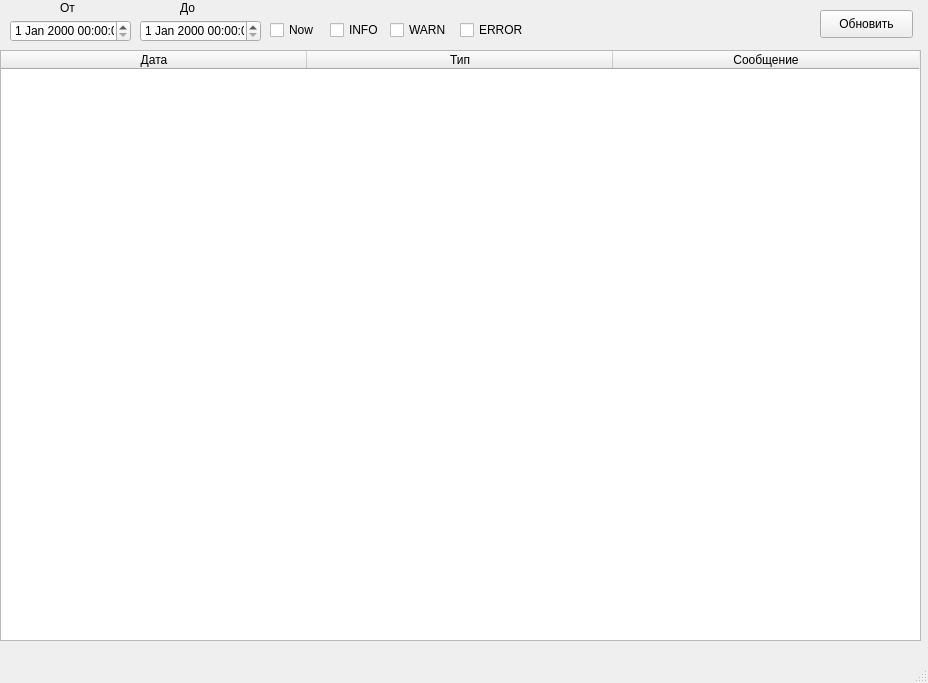
<?xml version="1.0" encoding="UTF-8"?>
<ui version="4.0">
 <class>MainWindow</class>
 <widget class="QMainWindow" name="MainWindow">
  <property name="geometry">
   <rect>
    <x>0</x>
    <y>0</y>
    <width>928</width>
    <height>683</height>
   </rect>
  </property>
  <property name="windowTitle">
   <string>MainWindow</string>
  </property>
  <widget class="QWidget" name="centralwidget">
   <widget class="QTableWidget" name="tbl_logs">
    <property name="geometry">
     <rect>
      <x>0</x>
      <y>50</y>
      <width>921</width>
      <height>591</height>
     </rect>
    </property>
    <attribute name="horizontalHeaderDefaultSectionSize">
     <number>306</number>
    </attribute>
    <attribute name="verticalHeaderVisible">
     <bool>false</bool>
    </attribute>
    <column>
     <property name="text">
      <string>Дата</string>
     </property>
    </column>
    <column>
     <property name="text">
      <string>Тип</string>
     </property>
    </column>
    <column>
     <property name="text">
      <string>Сообщение</string>
     </property>
    </column>
   </widget>
   <widget class="QDateTimeEdit" name="dttmStart">
    <property name="geometry">
     <rect>
      <x>10</x>
      <y>20</y>
      <width>121</width>
      <height>22</height>
     </rect>
    </property>
   </widget>
   <widget class="QDateTimeEdit" name="dttmEnd">
    <property name="geometry">
     <rect>
      <x>140</x>
      <y>20</y>
      <width>121</width>
      <height>22</height>
     </rect>
    </property>
   </widget>
   <widget class="QCheckBox" name="chk_now">
    <property name="geometry">
     <rect>
      <x>270</x>
      <y>20</y>
      <width>61</width>
      <height>20</height>
     </rect>
    </property>
    <property name="text">
     <string>Now</string>
    </property>
   </widget>
   <widget class="QCheckBox" name="chk_info">
    <property name="geometry">
     <rect>
      <x>330</x>
      <y>20</y>
      <width>61</width>
      <height>20</height>
     </rect>
    </property>
    <property name="text">
     <string>INFO</string>
    </property>
   </widget>
   <widget class="QCheckBox" name="chk_warn">
    <property name="geometry">
     <rect>
      <x>390</x>
      <y>20</y>
      <width>61</width>
      <height>20</height>
     </rect>
    </property>
    <property name="text">
     <string>WARN</string>
    </property>
   </widget>
   <widget class="QCheckBox" name="chk_error">
    <property name="geometry">
     <rect>
      <x>460</x>
      <y>20</y>
      <width>71</width>
      <height>20</height>
     </rect>
    </property>
    <property name="text">
     <string>ERROR</string>
    </property>
   </widget>
   <widget class="QPushButton" name="btn_refresh">
    <property name="geometry">
     <rect>
      <x>820</x>
      <y>10</y>
      <width>93</width>
      <height>28</height>
     </rect>
    </property>
    <property name="text">
     <string>Обновить</string>
    </property>
   </widget>
   <widget class="QLabel" name="label">
    <property name="geometry">
     <rect>
      <x>60</x>
      <y>0</y>
      <width>21</width>
      <height>16</height>
     </rect>
    </property>
    <property name="text">
     <string>От</string>
    </property>
   </widget>
   <widget class="QLabel" name="label_2">
    <property name="geometry">
     <rect>
      <x>180</x>
      <y>0</y>
      <width>21</width>
      <height>16</height>
     </rect>
    </property>
    <property name="text">
     <string>До</string>
    </property>
   </widget>
  </widget>
  <widget class="QMenuBar" name="menubar">
   <property name="geometry">
    <rect>
     <x>0</x>
     <y>0</y>
     <width>928</width>
     <height>26</height>
    </rect>
   </property>
  </widget>
  <widget class="QStatusBar" name="statusbar"/>
 </widget>
 <resources/>
 <connections/>
</ui>
